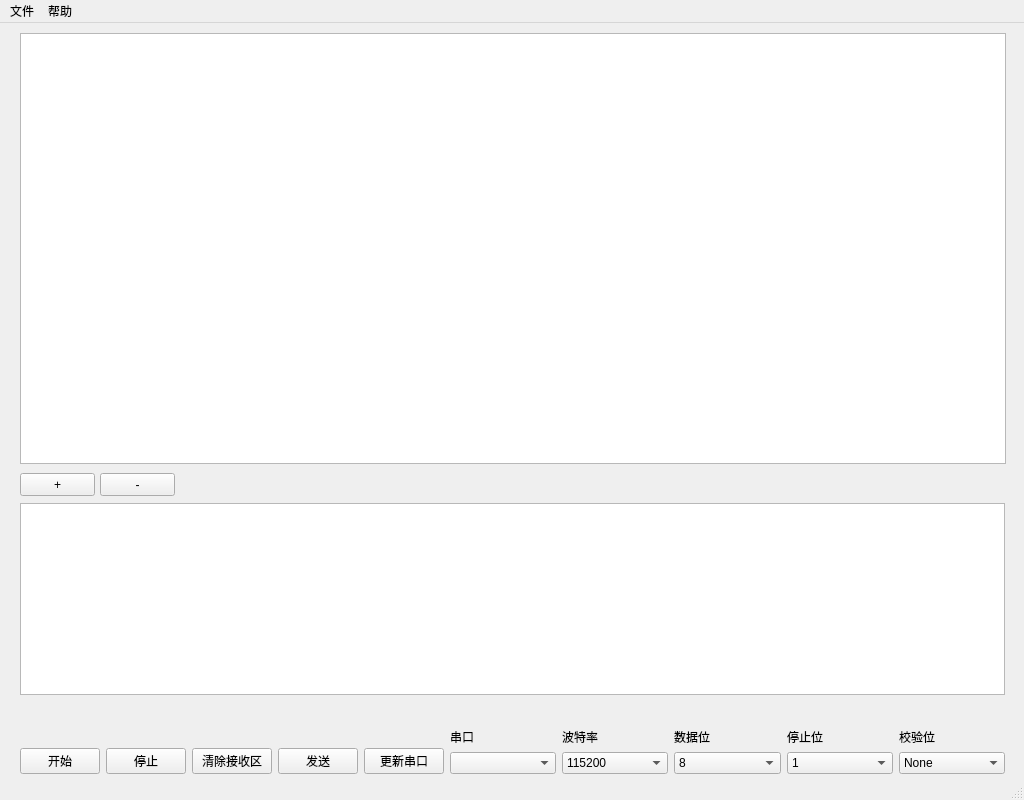
<?xml version="1.0" encoding="UTF-8"?>
<ui version="4.0">
 <class>MainWindow</class>
 <widget class="QMainWindow" name="MainWindow">
  <property name="geometry">
   <rect>
    <x>0</x>
    <y>0</y>
    <width>1024</width>
    <height>800</height>
   </rect>
  </property>
  <property name="windowTitle">
   <string>MainWindow</string>
  </property>
  <widget class="QWidget" name="centralwidget">
   <widget class="QTreeWidget" name="treeWidget">
    <property name="geometry">
     <rect>
      <x>20</x>
      <y>10</y>
      <width>986</width>
      <height>431</height>
     </rect>
    </property>
    <property name="lineWidth">
     <number>1</number>
    </property>
    <property name="allColumnsShowFocus">
     <bool>false</bool>
    </property>
    <property name="columnCount">
     <number>0</number>
    </property>
    <attribute name="headerCascadingSectionResizes">
     <bool>false</bool>
    </attribute>
    <attribute name="headerMinimumSectionSize">
     <number>25</number>
    </attribute>
   </widget>
   <widget class="QPushButton" name="pushButton_add">
    <property name="geometry">
     <rect>
      <x>20</x>
      <y>450</y>
      <width>75</width>
      <height>23</height>
     </rect>
    </property>
    <property name="text">
     <string>+</string>
    </property>
   </widget>
   <widget class="QPushButton" name="pushButton_sub">
    <property name="geometry">
     <rect>
      <x>100</x>
      <y>450</y>
      <width>75</width>
      <height>23</height>
     </rect>
    </property>
    <property name="text">
     <string>-</string>
    </property>
   </widget>
   <widget class="QWidget" name="layoutWidget">
    <property name="geometry">
     <rect>
      <x>20</x>
      <y>480</y>
      <width>985</width>
      <height>271</height>
     </rect>
    </property>
    <layout class="QVBoxLayout" name="verticalLayout_7">
     <item>
      <widget class="QTextBrowser" name="textBrowser"/>
     </item>
     <item>
      <spacer name="verticalSpacer">
       <property name="orientation">
        <enum>Qt::Vertical</enum>
       </property>
       <property name="sizeHint" stdset="0">
        <size>
         <width>983</width>
         <height>13</height>
        </size>
       </property>
      </spacer>
     </item>
     <item>
      <layout class="QHBoxLayout" name="horizontalLayout_2">
       <item>
        <layout class="QVBoxLayout" name="verticalLayout_6">
         <item>
          <spacer name="verticalSpacer_2">
           <property name="orientation">
            <enum>Qt::Vertical</enum>
           </property>
           <property name="sizeHint" stdset="0">
            <size>
             <width>20</width>
             <height>17</height>
            </size>
           </property>
          </spacer>
         </item>
         <item>
          <layout class="QHBoxLayout" name="horizontalLayout">
           <item>
            <widget class="QPushButton" name="button_start">
             <property name="text">
              <string>开始</string>
             </property>
            </widget>
           </item>
           <item>
            <widget class="QPushButton" name="button_stop">
             <property name="text">
              <string>停止</string>
             </property>
            </widget>
           </item>
           <item>
            <widget class="QPushButton" name="button_clear">
             <property name="text">
              <string>清除接收区</string>
             </property>
            </widget>
           </item>
           <item>
            <widget class="QPushButton" name="button_send">
             <property name="text">
              <string>发送</string>
             </property>
            </widget>
           </item>
           <item>
            <widget class="QPushButton" name="button_update">
             <property name="text">
              <string>更新串口</string>
             </property>
            </widget>
           </item>
          </layout>
         </item>
        </layout>
       </item>
       <item>
        <layout class="QVBoxLayout" name="verticalLayout">
         <item>
          <widget class="QLabel" name="label">
           <property name="text">
            <string>串口</string>
           </property>
          </widget>
         </item>
         <item>
          <widget class="QComboBox" name="comboBox_serial"/>
         </item>
        </layout>
       </item>
       <item>
        <layout class="QVBoxLayout" name="verticalLayout_2">
         <item>
          <widget class="QLabel" name="label_2">
           <property name="text">
            <string>波特率</string>
           </property>
          </widget>
         </item>
         <item>
          <widget class="QComboBox" name="comboBox_baud_rate">
           <property name="editable">
            <bool>false</bool>
           </property>
           <item>
            <property name="text">
             <string>115200</string>
            </property>
           </item>
           <item>
            <property name="text">
             <string>自定义</string>
            </property>
           </item>
           <item>
            <property name="text">
             <string>1200</string>
            </property>
           </item>
           <item>
            <property name="text">
             <string>2400</string>
            </property>
           </item>
           <item>
            <property name="text">
             <string>4800</string>
            </property>
           </item>
           <item>
            <property name="text">
             <string>9600</string>
            </property>
           </item>
           <item>
            <property name="text">
             <string>19200</string>
            </property>
           </item>
           <item>
            <property name="text">
             <string>38400</string>
            </property>
           </item>
           <item>
            <property name="text">
             <string>57600</string>
            </property>
           </item>
           <item>
            <property name="text">
             <string>115200</string>
            </property>
           </item>
          </widget>
         </item>
        </layout>
       </item>
       <item>
        <layout class="QVBoxLayout" name="verticalLayout_3">
         <item>
          <widget class="QLabel" name="label_3">
           <property name="text">
            <string>数据位</string>
           </property>
          </widget>
         </item>
         <item>
          <widget class="QComboBox" name="comboBox_data_bit">
           <item>
            <property name="text">
             <string>8</string>
            </property>
           </item>
           <item>
            <property name="text">
             <string>7</string>
            </property>
           </item>
           <item>
            <property name="text">
             <string>6</string>
            </property>
           </item>
           <item>
            <property name="text">
             <string>5</string>
            </property>
           </item>
          </widget>
         </item>
        </layout>
       </item>
       <item>
        <layout class="QVBoxLayout" name="verticalLayout_4">
         <item>
          <widget class="QLabel" name="label_4">
           <property name="text">
            <string>停止位</string>
           </property>
          </widget>
         </item>
         <item>
          <widget class="QComboBox" name="comboBox_stop_bit">
           <item>
            <property name="text">
             <string>1</string>
            </property>
           </item>
           <item>
            <property name="text">
             <string>1.5</string>
            </property>
           </item>
           <item>
            <property name="text">
             <string>2</string>
            </property>
           </item>
          </widget>
         </item>
        </layout>
       </item>
       <item>
        <layout class="QVBoxLayout" name="verticalLayout_5">
         <item>
          <widget class="QLabel" name="label_5">
           <property name="text">
            <string>校验位</string>
           </property>
          </widget>
         </item>
         <item>
          <widget class="QComboBox" name="comboBox_check_bit">
           <item>
            <property name="text">
             <string>None</string>
            </property>
           </item>
           <item>
            <property name="text">
             <string>Odd</string>
            </property>
           </item>
           <item>
            <property name="text">
             <string>Even</string>
            </property>
           </item>
          </widget>
         </item>
        </layout>
       </item>
      </layout>
     </item>
    </layout>
   </widget>
  </widget>
  <widget class="QMenuBar" name="menubar">
   <property name="geometry">
    <rect>
     <x>0</x>
     <y>0</y>
     <width>1024</width>
     <height>23</height>
    </rect>
   </property>
   <widget class="QMenu" name="file">
    <property name="title">
     <string>文件</string>
    </property>
    <addaction name="action_new"/>
    <addaction name="action_open"/>
    <addaction name="action_save"/>
    <addaction name="separator"/>
   </widget>
   <widget class="QMenu" name="help">
    <property name="title">
     <string>帮助</string>
    </property>
    <addaction name="action_contact"/>
    <addaction name="action_about"/>
   </widget>
   <addaction name="file"/>
   <addaction name="help"/>
  </widget>
  <widget class="QStatusBar" name="statusbar"/>
  <action name="action_open">
   <property name="text">
    <string>打开</string>
   </property>
   <property name="shortcut">
    <string>Ctrl+O</string>
   </property>
  </action>
  <action name="action_save">
   <property name="text">
    <string>保存</string>
   </property>
   <property name="shortcut">
    <string>Ctrl+S</string>
   </property>
  </action>
  <action name="action_about">
   <property name="text">
    <string>关于</string>
   </property>
  </action>
  <action name="action_contact">
   <property name="text">
    <string>作者</string>
   </property>
  </action>
  <action name="action_new">
   <property name="text">
    <string>新建</string>
   </property>
   <property name="shortcut">
    <string>Ctrl+N</string>
   </property>
  </action>
 </widget>
 <resources/>
 <connections/>
</ui>
